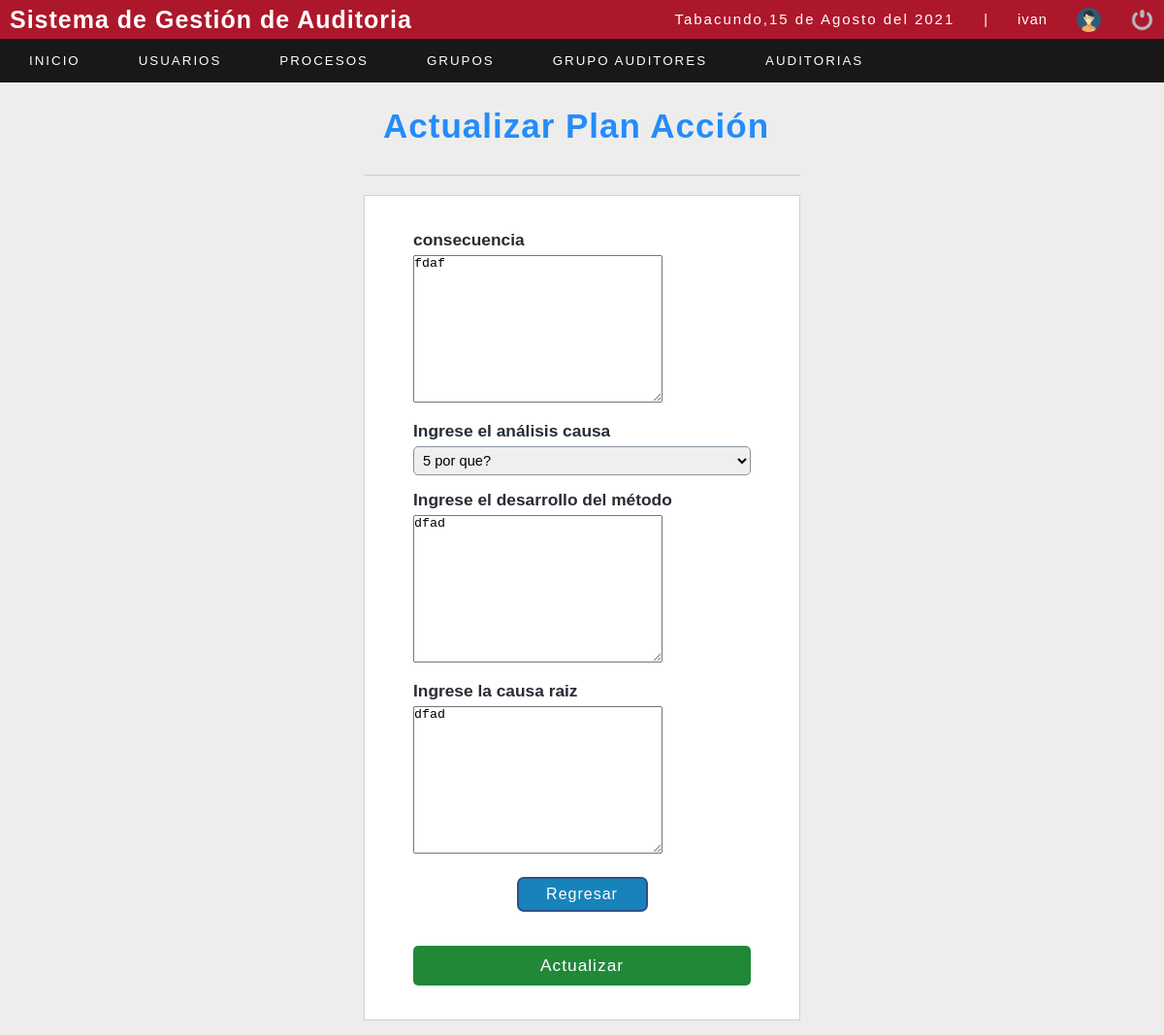
Page /sistema/editar_plan.php?id=13 (signed in) on the earlier database version.
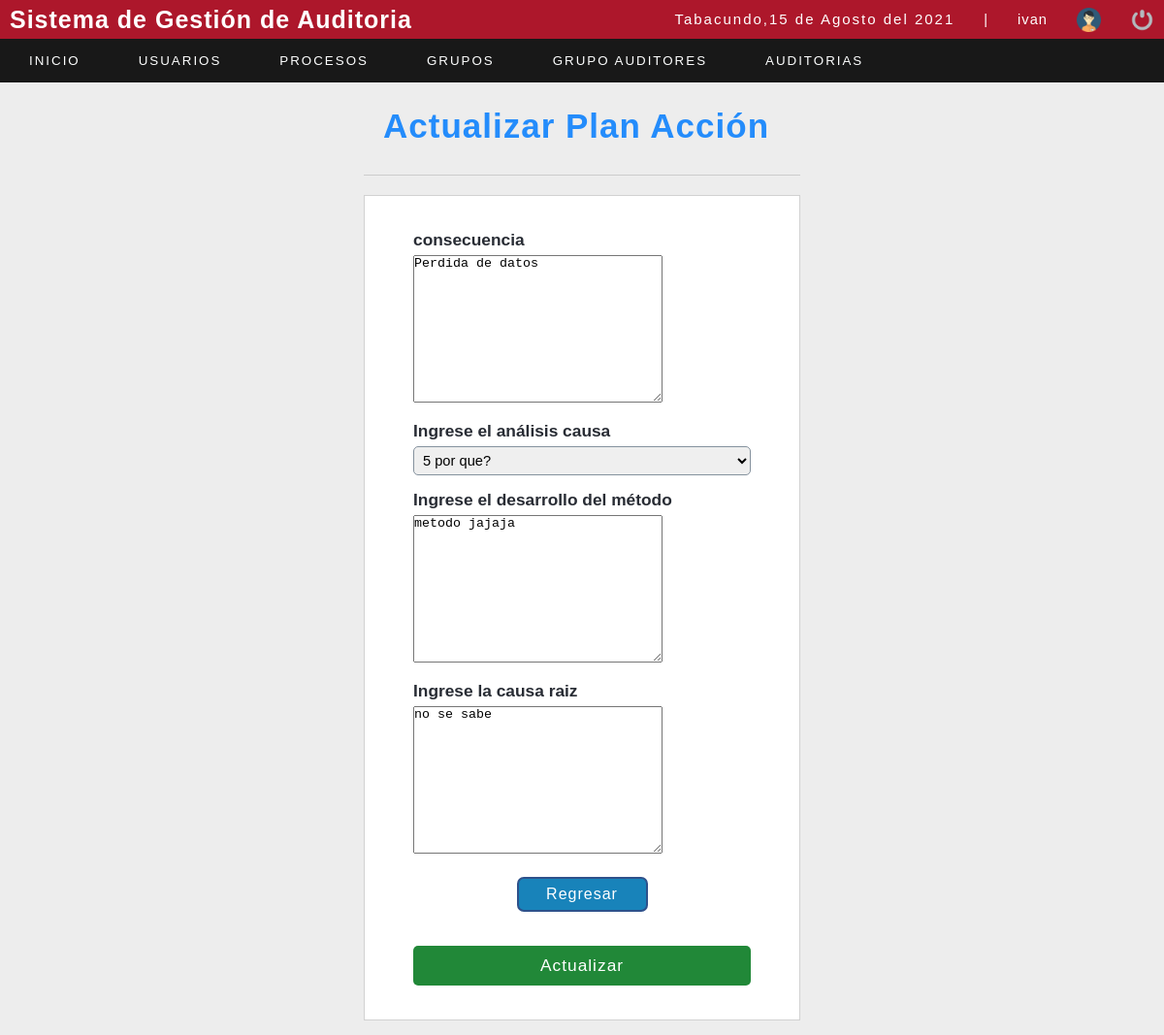
Same page on the later database version.
### tables this page shows
CREATE TABLE `plandeaccion` (
  `idplandeaccion` int(11) NOT NULL,
  `iddetalleclausula` int(11) NOT NULL,
  `consecuencia` varchar(150) NOT NULL,
  `analisiscausa` varchar(150) NOT NULL,
  `desarrollometodo` varchar(300) NOT NULL,
  `causaraiz` varchar(150) NOT NULL
);

### sistema/editar_plan.php (the view, shortened to what this page needs)
<?php
include "../conexion.php";
$idplandeaccion = $_REQUEST['id'];
$sql = mysqli_query($conection, "SELECT * FROM plandeaccion WHERE idplandeaccion=$idplandeaccion");
$result_sql = mysqli_num_rows($sql);
if ($result_sql == 0) {
    $cadena="lista_planaccion.php";
    header("location:".$cadena);
} else {
    while ($data = mysqli_fetch_array($sql)) {
        $consecuencia = $data[2];
        $desarrollometodo=$data[4];
        $causaraiz=$data[5];
    }
}
?>
<!DOCTYPE html>
<html lang="en">
<head>
    <?php include "includes/scripts.php"; ?>
    <link rel="stylesheet" href="//code.jquery.com/ui/1.12.1/themes/base/jquery-ui.css">
</head>
<body>
    <?php include "includes/header.php"; ?>
    <section id="container">
        <div class="form_register">
            <h1 style="text-align: center">Actualizar Plan Acción</h1>
            <hr>
            <form action="" method="POST">
                <label for="consecuencia">consecuencia </label>
                <textarea name="consecuencia" id="consecuencia" cols="30" rows="10" placeholder="Describa la consecuencia" required><?php echo $consecuencia; ?> </textarea>
                <label for="analisiscausa">Ingrese el análisis causa</label>
                     <select name="analisiscausa" id="analisiscausa">
                        <option value="5 por que?" selected>5 por que?</option>
                     </select>
                <label for="desarrollometod">Ingrese el desarrollo del método</label>
                <textarea name="desarrollometodo" id="desarrollometodo" cols="30" rows="10" placeholder="Describa el Desarrollo del método" required><?php echo $desarrollometodo; ?></textarea>
                <label for="causaraiz">Ingrese la causa raiz</label>
                <textarea name="causaraiz" id="causaraiz" cols="30" rows="10" placeholder="Describa la causa raíz" required><?php echo $causaraiz; ?></textarea>
                <center><a style="border: 2px solid #2e518b;  color: #ffffff; background-color: #1883ba;" href="lista_planaccion.php" class="btn_cancel">Regresar</a> </center>
                <input type="submit" value="Actualizar" class="btn_save">
            </form>
        </div>
    </section>
</body>
</html>

Differences in the rows shown:
changed plandeaccion: consecuencia "fdaf" → "Perdida de datos"; desarrollometodo "dfad" → "metodo jajaja"; causaraiz "dfad" → "no se sabe"
